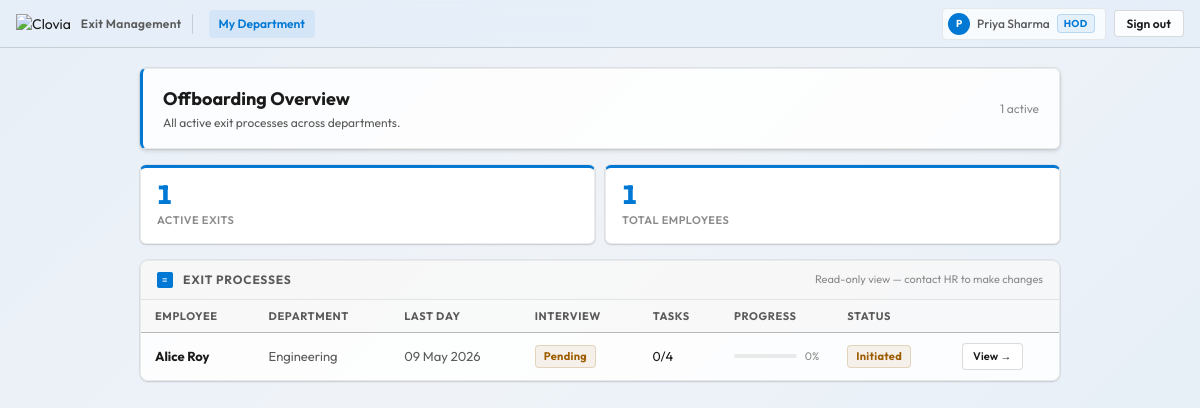
The page /hod/dashboard/ (signed in) on the database as committed earlier.
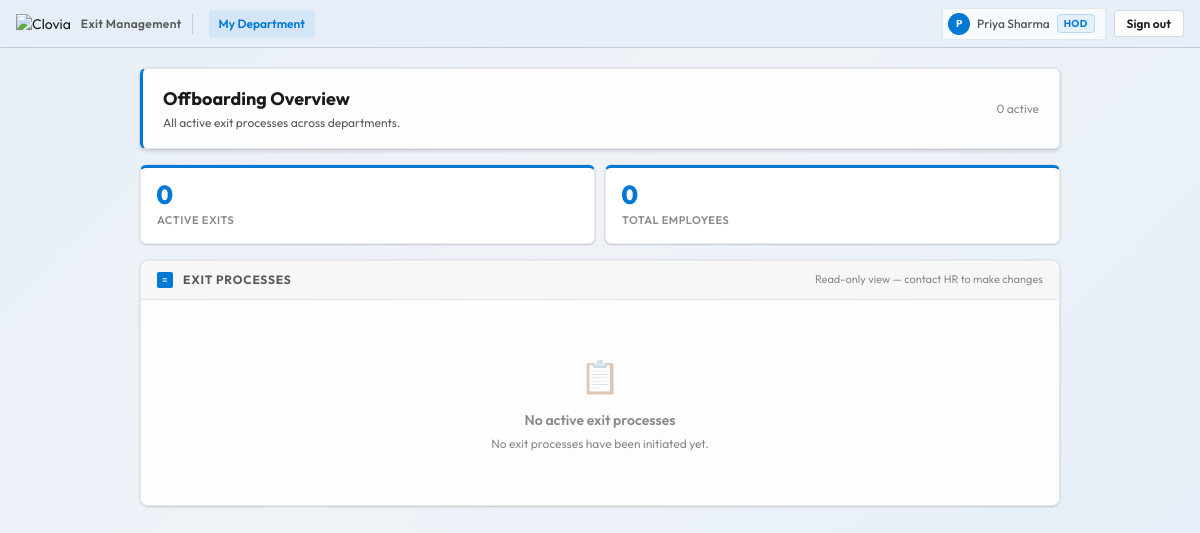
The same page on the database as committed later.
### tasks/models.py (models this page shows, shortened)
class CustomUser(AbstractUser):
    ROLE_CHOICES = (
        ('HR', 'HR'),
        ('HOD', 'HOD'),
        ('Employee', 'Employee'),
    )
    role = models.CharField(max_length=10, choices=ROLE_CHOICES, default='Employee')
    department = models.ForeignKey(
        Department, on_delete=models.SET_NULL,
        null=True, blank=True, related_name='members',
    )
    groups = models.ManyToManyField(
        Group, verbose_name='groups', blank=True,
        related_name='custom_user_groups',
    )
    user_permissions = models.ManyToManyField(
        Permission, verbose_name='user permissions', blank=True,
        related_name='custom_user_permissions',
    )
    @property
    def is_hr(self):
        return self.role == 'HR'
    @property
    def is_hod(self):
        return self.role == 'HOD'
    class Meta:
        app_label = 'tasks'
        permissions = [
            ("view_own_data", "Can view own data"),
            ("edit_own_data", "Can edit own data"),
            ("view_department_data", "Can view department data"),
            ("edit_department_data", "Can edit department data"),
            ("view_all_data", "Can view all data"),
            ("edit_all_data", "Can edit all data"),
            ("edit_own_credentials", "Can edit own credentials"),
            ("edit_own_formalities", "Can edit own formalities"),
        ]

class ExitProcess(models.Model):
    STATUS_CHOICES = [
        ('initiated',  'Initiated'),       # HR has started the process
        ('in_progress','In Progress'),     # employee has submitted interview
        ('pending_clearance', 'Pending Clearance'),  # tasks in progress
        ('cleared',    'Cleared'),         # all tasks + interview done
        ('closed',     'Closed'),          # fully offboarded
    ]
    employee = models.OneToOneField(
        settings.AUTH_USER_MODEL,
        on_delete=models.CASCADE,
        related_name='exit_process',
    )
    initiated_by = models.ForeignKey(
        settings.AUTH_USER_MODEL,
        on_delete=models.SET_NULL,
        null=True, blank=True,
        related_name='initiated_exits',
        verbose_name='Initiated by (HR)',
    )
    status = models.CharField(
        max_length=20, choices=STATUS_CHOICES, default='initiated'
    )
    last_working_date = models.DateField(null=True, blank=True)
    notes = models.TextField(blank=True, null=True)
    initiated_at = models.DateTimeField(auto_now_add=True)
    updated_at = models.DateTimeField(auto_now=True)
    class Meta:
        verbose_name = 'Exit Process'
        verbose_name_plural = 'Exit Processes'
        ordering = ['-initiated_at']

class Department(models.Model):
    department_id = models.PositiveIntegerField(primary_key=True)
    department_name = models.CharField(max_length=255, default='Unknown Department')
    hod = models.ForeignKey(
        'CustomUser',
        on_delete=models.SET_NULL,
        null=True, blank=True,
        related_name='headed_departments',
        verbose_name='Head of Department',
    )
    def __str__(self):
        return self.department_name
    class Meta:
        ordering = ['department_name']

### tasks/views.py (the view)
# urls.py: path('hod/dashboard/',   views.hod_dashboard,       name='hod_dashboard'),
@login_required(login_url='login')
def hod_dashboard(request):
    denied = _require_hr_or_hod(request)
    if denied:
        return denied
    user = request.user
    if user.is_hod:
        processes = (ExitProcess.objects
                     .filter(employee__department=user.department)
                     .select_related('employee', 'employee__department')
                     .order_by('-initiated_at'))
    else:
        processes = (ExitProcess.objects
                     .select_related('employee', 'employee__department')
                     .order_by('-initiated_at'))
    for p in processes:
        tasks = EmployeeTask.objects.filter(employee=p.employee)
        p.task_total = tasks.count()
        p.task_done = tasks.filter(status__in=['completed', 'waived']).count()
        p.has_interview = hasattr(p.employee, 'exit_interview')
        p.progress_pct = round(p.task_done / p.task_total * 100) if p.task_total else 0
    return render(request, 'tasks/hod_dashboard.html', {
        'processes': processes,
        'is_hod': user.is_hod,
        'department': user.department if user.is_hod else None,
    })

### tasks/views.py (called while the page is built)
def _require_hr_or_hod(request):
    if not request.user.is_authenticated or (not request.user.is_hr and not request.user.is_hod):
        return HttpResponseForbidden("Access restricted to HR and HOD staff.")
    return None

### tasks/templates/tasks/hod_dashboard.html (shortened to what this page needs)
<!DOCTYPE html>
<html lang="en">
<head>
  {% load static %}
  <link rel="stylesheet" href="{% static 'css/styles.css' %}">
</head>
<body>
<nav class="titlebar">
  <div class="titlebar-app">
    <img src="https://logos-world.net/wp-content/uploads/2022/12/Clovia-Logo.png" alt="Clovia">
    <span class="titlebar-app-name">Exit Management</span>
  </div>
  <div class="titlebar-nav">
    <a href="{% url 'hod_dashboard' %}" class="titlebar-nav-item active">My Department</a>
  </div>
  <div class="titlebar-right">
    <div class="user-badge">
      <div class="user-avatar">{{ request.user.first_name|first|upper|default:request.user.username|first|upper }}</div>
      <span>{{ request.user.get_full_name|default:request.user.username }}</span>
      <span class="tag tag-accent" style="font-size:10px; padding:1px 6px;">HOD</span>
    </div>
    <form method="post" action="{% url 'logout' %}" style="margin:0;">
      <button type="submit" class="cmd-btn cmd-btn-secondary">Sign out</button>
    </form>
  </div>
</nav>
<div class="page-canvas">
  <div class="page-header">
    <div class="page-header-text">
      <h1>{% if is_hod %}{{ department }} — {% endif %}Offboarding Overview</h1>
      <p>
        {% if is_hod %}
          Employees from your department currently in the exit process.
        {% else %}
          All active exit processes across departments.
        {% endif %}
      </p>
    </div>
    <span style="font-size:12px; color:var(--text-tertiary);">{{ processes|length }} active</span>
  </div>
  <div class="stat-row" style="margin-bottom:16px;">
    <div class="stat-tile">
      <div class="stat-tile-num">{{ processes|length }}</div>
      <div class="stat-tile-label">Active Exits</div>
    </div>
    <div class="stat-tile">
      <div class="stat-tile-num">
        {% with cleared=0 %}
          {{ processes|length }}
        {% endwith %}
      </div>
      <div class="stat-tile-label">Total Employees</div>
    </div>
  </div>
  <div class="pane" style="padding:0; overflow:hidden;">
    <div class="pane-header">
      <div class="pane-icon">≡</div>
      Exit Processes
      <span style="margin-left:auto; font-size:11px; font-weight:400; text-transform:none; letter-spacing:0; color:var(--text-tertiary);">Read-only view — contact HR to make changes</span>
    </div>
    {% if processes %}
    <table class="win-table">
      <thead>
        <tr>
          <th>Employee</th>
          <th>Department</th>
          <th>Last Day</th>
          <th>Interview</th>
          <th>Tasks</th>
          <th>Progress</th>
          <th>Status</th>
          <th></th>
        </tr>
      </thead>
      <tbody>
        {% for p in processes %}
        <tr>
          <td><strong>{{ p.employee.get_full_name|default:p.employee.username }}</strong></td>
          <td style="color:var(--text-secondary);">{{ p.employee.department|default:"—" }}</td>
          <td style="white-space:nowrap; color:var(--text-secondary);">
            {{ p.last_working_date|date:"d M Y"|default:"—" }}
          </td>
          <td>
            {% if p.has_interview %}
              <span class="tag tag-success">✓ Done</span>
            {% else %}
              <span class="tag tag-warning">Pending</span>
            {% endif %}
          </td>
          <td style="font-variant-numeric:tabular-nums;">
            {{ p.task_done }}/{{ p.task_total }}
          </td>
          <td style="min-width:80px;">
            <div style="display:flex; align-items:center; gap:8px;">
              <div class="progress-bar" style="flex:1; margin:0;">
              </div>
              <span style="font-size:11px; color:var(--text-tertiary); white-space:nowrap;">{{ p.progress_pct }}%</span>
            </div>
          </td>
          <td>
            <span class="tag
              {% if p.status == 'cleared' %}tag-success
              {% elif p.status == 'initiated' %}tag-warning
              {% else %}tag-accent{% endif %}">
              {{ p.get_status_display }}
            </span>
          </td>
          <td>
            <a href="{% url 'offboarding_checklist' p.employee.pk %}" class="cmd-btn cmd-btn-secondary" style="font-size:11px; padding:4px 10px;">
              View →
            </a>
          </td>
        </tr>
        {% endfor %}
      </tbody>
    </table>
    {% else %}
    <div style="padding:52px; text-align:center; color:var(--text-tertiary);">
      <div style="font-size:32px; margin-bottom:10px; opacity:0.4;">📋</div>
      <div style="font-weight:600; margin-bottom:4px;">No active exit processes</div>
      <div style="font-size:12px;">
        {% if is_hod %}No employees from {{ department }} are currently being offboarded.
        {% else %}No exit processes have been initiated yet.{% endif %}
      </div>
    </div>
    {% endif %}
  </div>
</div>
</body>
</html>

Rows that differ between the two databases and show on the page:
removed ExitProcess: employee.get_full_name "Alice Roy", employee.department "Engineering", last_working_date "09 May 2026", shows "Pending", task_done "0", task_total "4", progress_pct "0", status "Initiated"
Other text that changed with them:
{{ processes|length }}: "1" → "0"
text no longer shown: "EMPLOYEE DEPARTMENT LAST DAY INTERVIEW TASKS PROGRESS STATUS"
text now shown: "📋 No active exit processes No exit processes have been initiated yet."
